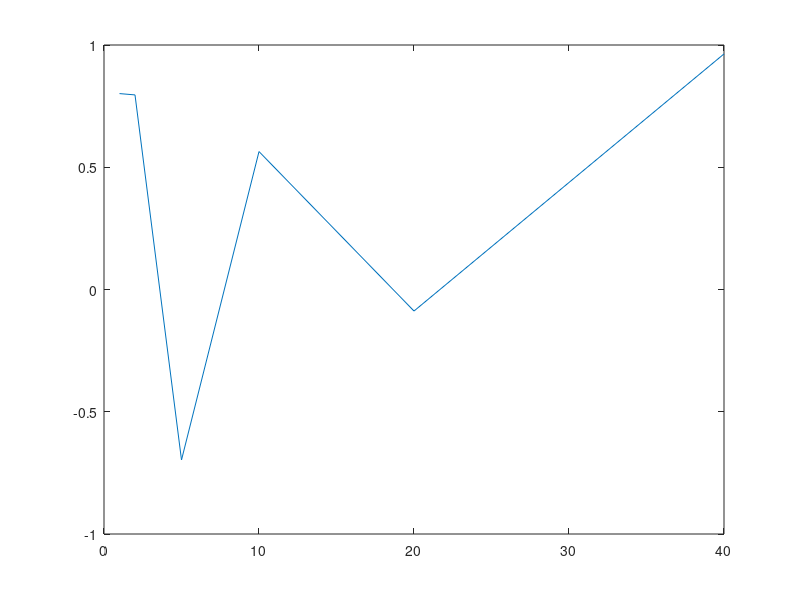

Here is the MATLAB script that generated this plot:
clear all;
close all;


N = 100;
y = [1];
u = [0];
real_gamma = [1];

for i=2:N+1
    u(i) = randn();
    z = 0;
    y(i) = 0.9*y(i-1) + u(i) +  z;
    real_gamma(i) = 0.9*real_gamma(i-1);
end

real_gamma = real_gamma(2:end);

u = u(2:end);
y = y(2:end);

%plot(y);



%SS = [1,2,5,10,20];
SS = [1,2,5,10,20,40];

deltas = [];

for S = SS
    
    % claculate gammas
    gamma = [];
    for t=1:S 
        sum = 0;
        for n=1:N-t
            sum = sum + u(n)*y(n+t);
        end
        gamma(t) = 1/(N-t) * sum;
    end

    %plot(gamma);


    % cumpute model
    y_est = [];
    for k=2:N
        sum = 0;
        for i=0:S-1
            sum = sum + gamma(i+1)*u(k-1);
        end
        y_est(k) = sum;

    end

% 
% % 
%     plot(y);
%     hold on;
%     plot(y_est);
%     legend("real", "estimation'");
    


    % use new data to system to check
    % generate test data
    
    y_test = [1];
    u = [0];
    for i=2:N+1 
        u(i) = randn();
        z = 0;
        y_test(i) = 0.9*y_test(i-1) + u(i-1) +  z;
    end

    y_test = y_test(2:end);

    sum = 0;
    for n=1:N
        sum = sum + (y_test(n)-y_est(n));
    end

    deltas(end+1) = 1/N * sum;
    
end

plot(SS,deltas);


